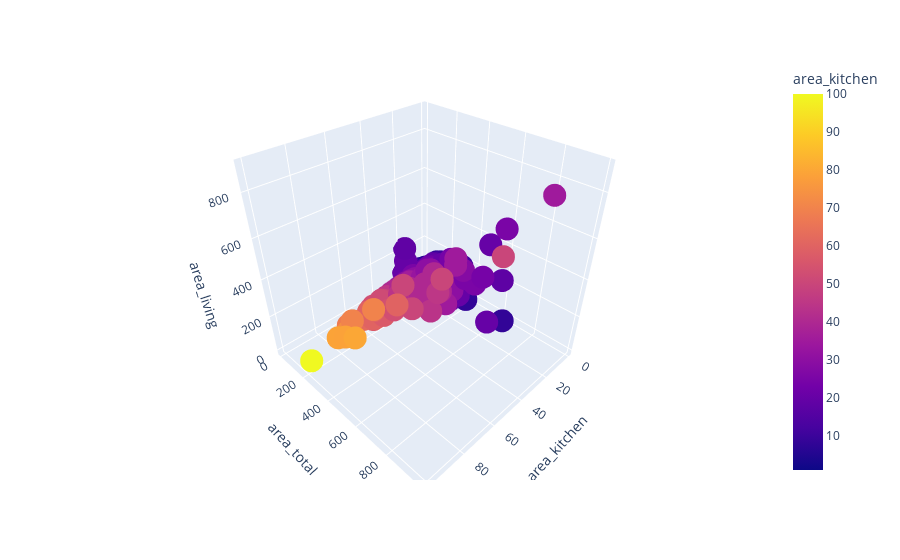

Notebook code cell kept with this figure:
### Markdown cell above
#### Area_kitchen

### Code cell
fig = px.scatter_3d(df_train, x='area_kitchen', y='area_total', z='area_living',
              color='area_kitchen')
fig.show()

### Figure 1 — Plotly figure (JSON) as saved in the notebook; plotly's stock layout.template omitted (floating-point values rounded to 4 significant figures; data arrays with more than 128 entries replaced by an {"elided": "..."} marker saying what was removed)
{"data": [{"hovertemplate": "area_kitchen=%{marker.color}<br>area_total=%{y}<br>area_living=%{z}<extra></extra>", "legendgroup": "", "marker": {"color": {"elided": "23285 float values"}, "coloraxis": "coloraxis", "symbol": "circle"}, "mode": "markers", "name": "", "scene": "scene", "showlegend": false, "type": "scatter3d", "x": {"elided": "23285 float values"}, "y": {"elided": "23285 float values"}, "z": {"elided": "23285 float values"}}], "layout": {"coloraxis": {"colorbar": {"title": {"text": "area_kitchen"}}, "colorscale": [[0, "#0d0887"], [0.1111, "#46039f"], [0.2222, "#7201a8"], [0.3333, "#9c179e"], [0.4444, "#bd3786"], [0.5556, "#d8576b"], [0.6667, "#ed7953"], [0.7778, "#fb9f3a"], [0.8889, "#fdca26"], [1, "#f0f921"]]}, "legend": {"tracegroupgap": 0}, "margin": {"t": 60}, "scene": {"domain": {"x": [0, 1], "y": [0, 1]}, "xaxis": {"title": {"text": "area_kitchen"}}, "yaxis": {"title": {"text": "area_total"}}, "zaxis": {"title": {"text": "area_living"}}}}}
